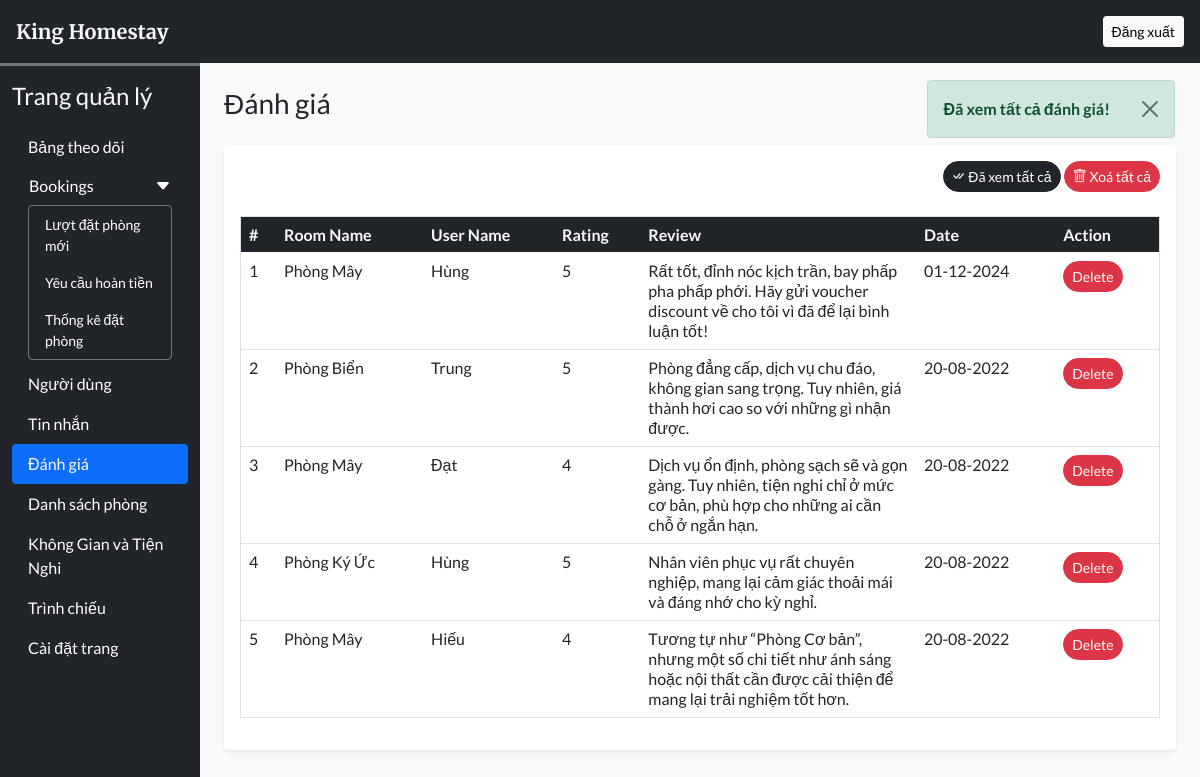
The page /admin/rate_review.php?seen=all (signed in) on the database its author committed.
### tables this page shows
CREATE TABLE `rating_review` (
  `sr_no` int(11) NOT NULL,
  `booking_id` int(11) NOT NULL,
  `room_id` int(11) NOT NULL,
  `user_id` int(11) NOT NULL,
  `rating` int(11) NOT NULL,
  `review` varchar(200) NOT NULL,
  `seen` int(11) NOT NULL DEFAULT 0,
  `datentime` datetime NOT NULL DEFAULT current_timestamp()
);

CREATE TABLE `rooms` (
  `id` int(11) NOT NULL,
  `name` varchar(150) NOT NULL,
  `area` int(11) NOT NULL,
  `price` int(11) NOT NULL,
  `quantity` int(11) NOT NULL,
  `adult` int(11) NOT NULL,
  `children` int(11) NOT NULL,
  `description` varchar(350) NOT NULL,
  `status` tinyint(4) NOT NULL DEFAULT 1,
  `removed` int(11) NOT NULL DEFAULT 0
);

CREATE TABLE `user_cred` (
  `id` int(11) NOT NULL,
  `name` varchar(100) NOT NULL,
  `email` varchar(150) NOT NULL,
  `address` varchar(120) NOT NULL,
  `phonenum` varchar(100) NOT NULL,
  `pincode` int(11) NOT NULL,
  `dob` date NOT NULL,
  `profile` varchar(100) NOT NULL DEFAULT 'avt.jpg',
  `password` varchar(200) NOT NULL,
  `token` varchar(200) DEFAULT NULL,
  `t_expire` date DEFAULT NULL,
  `status` int(11) NOT NULL DEFAULT 1,
  `datentime` datetime NOT NULL DEFAULT current_timestamp()
);

### admin/inc/db_config.php (called while the page is built, shortened)
<?php
  function filteration($data) {
    foreach($data as $key => $value){
      $value = trim($value);
      $value = htmlspecialchars($value);
      $value = stripslashes($value);
      $value = strip_tags($value);
      $data[$key] = $value;
    }
    return $data;
  }
  function update($sql, $values, $datatypes) {
    $con = $GLOBALS['con'];
    if($stmt = mysqli_prepare($con, $sql)){
      mysqli_stmt_bind_param($stmt, $datatypes, ...$values);
      if(mysqli_stmt_execute($stmt)){
        $res = mysqli_stmt_affected_rows($stmt);
        return $res;
      }
      else{
        mysqli_stmt_close($stmt);
        die("Query cannot be executed - Update");
      }
    }
    else{
      die("Query cannot be executed - Update");
    }
  }
?>

### admin/rate_review.php (the view, shortened to what this page needs)
<?php
  require('inc/essentials.php');
  require('inc/db_config.php');
  if(isset($_GET['seen']))
  {
    $frm_data = filteration($_GET);
    if($frm_data['seen']=='all'){
      $q = "UPDATE `rating_review` SET `seen`=?";
      $values = [1];
      if(update($q,$values,'i')){
        alert('success','Đã xem tất cả đánh giá!');
      }
      else{
        alert('error','Thao tác thất bại!');
      }
    }
  }
?>
<!DOCTYPE html>
<html lang="en">
<head>
  <?php require('inc/links.php'); ?>
</head>
<body class="bg-light">
  <?php require('inc/header.php'); ?>
  <div class="container-fluid" id="main-content">
    <div class="row">
      <div class="col-lg-10 ms-auto p-4 overflow-hidden">
        <h3 class="mb-4">Đánh giá</h3>
        <div class="card border-0 shadow-sm mb-4">
          <div class="card-body">
            <div class="text-end mb-4">
              <a href="?seen=all" class="btn btn-dark rounded-pill shadow-none btn-sm">
                <i class="bi bi-check-all"></i> Đã xem tất cả
              </a>
              <a href="?del=all" class="btn btn-danger rounded-pill shadow-none btn-sm">
                <i class="bi bi-trash"></i> Xoá tất cả
              </a>
            </div>
            <div class="table-responsive-md">
              <table class="table table-hover border">
                <thead>
                  <tr class="bg-dark text-light">
                    <th scope="col">#</th>
                    <th scope="col">Room Name</th>
                    <th scope="col">User Name</th>
                    <th scope="col">Rating</th>
                    <th scope="col" width="30%">Review</th>
                    <th scope="col">Date</th>
                    <th scope="col">Action</th>
                  </tr>
                </thead>
                <tbody>
                  <?php
                    $q = "SELECT rr.*,uc.name AS uname, r.name AS rname FROM `rating_review` rr
                      INNER JOIN `user_cred` uc ON rr.user_id = uc.id
                      INNER JOIN `rooms` r ON rr.room_id = r.id
                      ORDER BY `sr_no` DESC";
                    $data = mysqli_query($con,$q);
                    $i=1;
                    while($row = mysqli_fetch_assoc($data))
                    {
                      $date = date('d-m-Y',strtotime($row['datentime']));
                      $seen='';
                      $seen.="<a href='?del=$row[sr_no]' class='btn btn-sm rounded-pill btn-danger'>Delete</a>";
                      echo<<<query
                        <tr>
                          <td>$i</td>
                          <td>$row[rname]</td>
                          <td>$row[uname]</td>
                          <td>$row[rating]</td>
                          <td>$row[review]</td>
                          <td>$date</td>
                          <td>$seen</td>
                        </tr>
                      query;
                      $i++;
                    }
                  ?>
                </tbody>
              </table>
            </div>
          </div>
        </div>
      </div>
    </div>
  </div>
</body>
</html>

### admin/css/common.css (style rules this page uses)
:root { --teal: #2ec1ac; --teal_hover: #279e8c; }
* { font-family: 'Lato', sans-serif; }

### rows shown on the page
rating_review: room.name "Phòng Mây", user.name "Hùng", rating "5", review "Rất tốt, đỉnh nóc kịch trần, bay phấp pha phấp phới. Hãy gửi voucher discount về cho tôi vì đã để lại bình luận tốt!", datentime "01-12-2024"
rating_review: room.name "Phòng Biển", user.name "Trung", rating "5", review "Phòng đẳng cấp, dịch vụ chu đáo, không gian sang trọng. Tuy nhiên, giá thành hơi cao so với những gì nhận được.", datentime "20-08-2022"
rating_review: room.name "Phòng Mây", user.name "Đạt", rating "4", review "Dịch vụ ổn định, phòng sạch sẽ và gọn gàng. Tuy nhiên, tiện nghi chỉ ở mức cơ bản, phù hợp cho những ai cần chỗ ở ngắn hạn.", datentime "20-08-2022"
rating_review: room.name "Phòng Ký Ức", user.name "Hùng", rating "5", review "Nhân viên phục vụ rất chuyên nghiệp, mang lại cảm giác thoải mái và đáng nhớ cho kỳ nghỉ.", datentime "20-08-2022"
rating_review: room.name "Phòng Mây", user.name "Hiếu", rating "4", review "Tương tự như “Phòng Cơ bản”, nhưng một số chi tiết như ánh sáng hoặc nội thất cần được cải thiện để mang lại trải nghiệm tốt hơn.", datentime "20-08-2022"

### other values the page prints
$msg "Đã xem tất cả đánh giá!"
